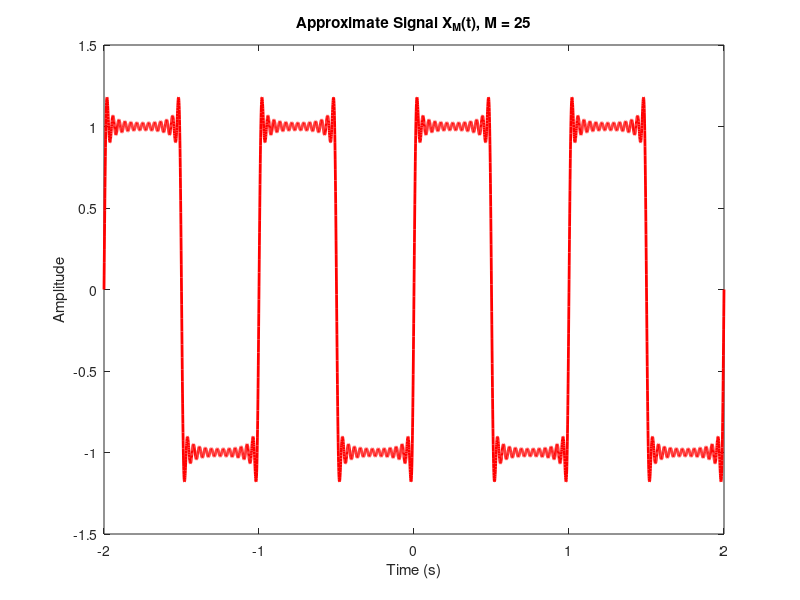
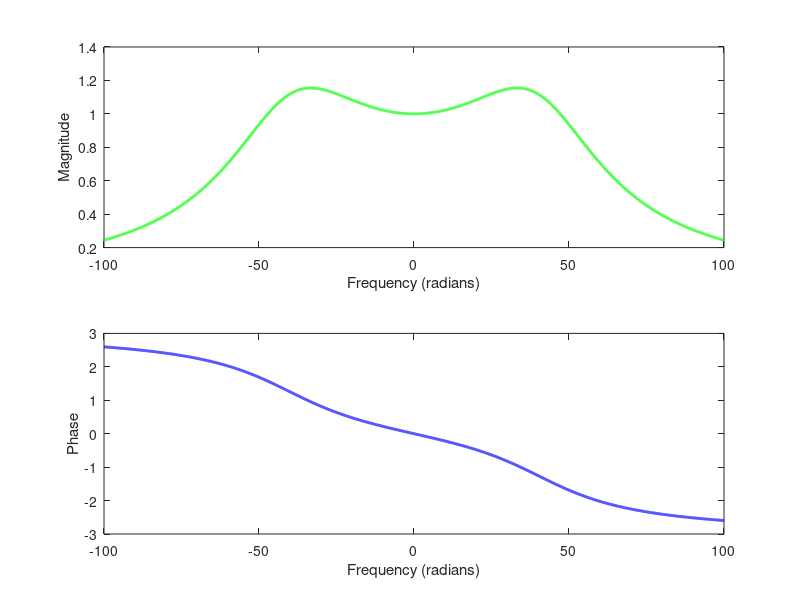

Write MATLAB code to recreate these figures, in order. (Note: this script raises an error after producing the figures.)
clear all;

%% Part a: Plot approximate signal
figure(1)
M = 25;
w_0 = 2 .* pi;
k = -M:M;
t = linspace(-2, 2, 5000);

a_k = @(k) (1 ./ (1j .* pi .* k)) .* (1 - (-1).^k);

aK = arrayfun(a_k, k);
aK(ceil(length(aK)/2)) = 0;

E = exp(1j * w_0 * (k.'* t));
x_t = real(aK * E);

plot(t, x_t, 'r', 'LineWidth',2);
xlabel("Time (s)");
ylabel("Amplitude");
title("Approximate Signal X_{M}(t), M = 25");

%% Part b: Plot magnitude and phase of FRF
figure(2)
w_n = 15 .* pi;
alpha = (w_n).^2;
zeta = 0.5;

h = @(w) alpha ./ (-w.^2 + 2 .* 1j .* zeta .* w_n .* w + w_n .^2);

W = linspace(-100, 100, 5000);

H = arrayfun(h, W);

subplot(2,1,1);

plot(W, abs(H), 'g', 'LineWidth', 2);
ylabel('Magnitude');
xlabel('Frequency (radians)')

subplot(2,1,2);
plot(W, angle(H), 'b', 'LineWidth', 2);
ylabel('Phase');
xlabel('Frequency (radians)');

sgtitle('Magnitude and Phase Plots of FRF');

%% Part c: Evaluate and plot y(t) using the FRF method and x(t) from (a)
% y(t) = a_k H(jkw_0) e^(jkw_0t)

wk = k * w_0;
zetas = [0.05 0.5 1];

Hjw = @(w, z) alpha ./ (w_n^2 - w.^2 + 1j*2*z*w_n.*w);

figure(3)
hold on

for i = 1:3
    z = zetas(i);

    Hk = Hjw(wk, z);
    
    bk = Hk .* aK;

    y_t = real(bk * E);

    plot(t, y_t, 'LineWidth', 2.5, 'DisplayName', sprintf('zeta = %.2f', z));
    

end
xlabel("Time (t)")
ylabel("y(t)")
legend()